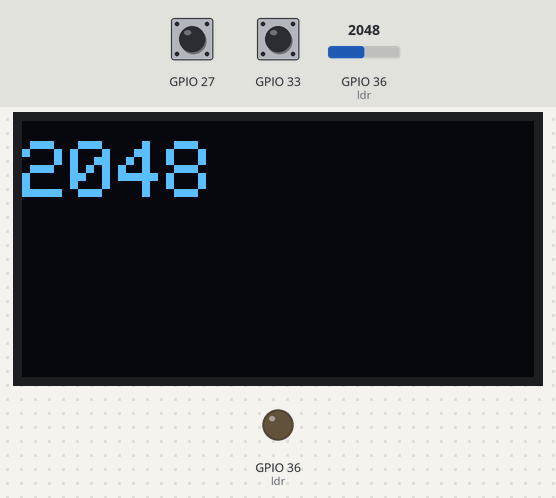
A sketch run on a simulated ESP32. On the bench: 128×64 one-colour display, output pins drawn as LEDs (lit = HIGH). The test bench sets the inputs (shaded band); at power-on: GPIO 27 HIGH, GPIO 33 HIGH, GPIO 36 (ldr) = 2048.

Above: at 8.2 s.
8.3 s: GPIO 27 pulled LOW for 1 s
At 8.58 s:
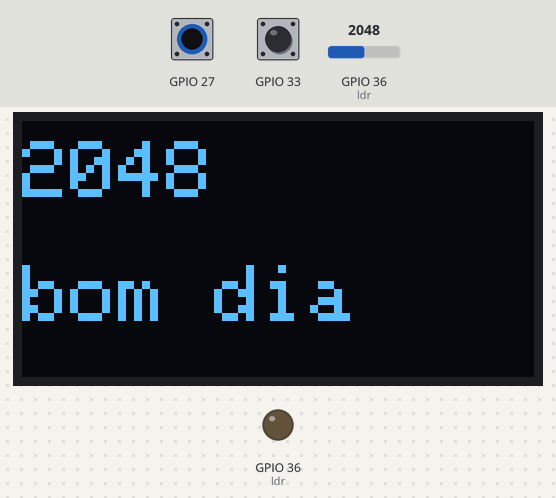
10.9 s: GPIO 33 pulled LOW for 3.2 s
At 11.15 s:
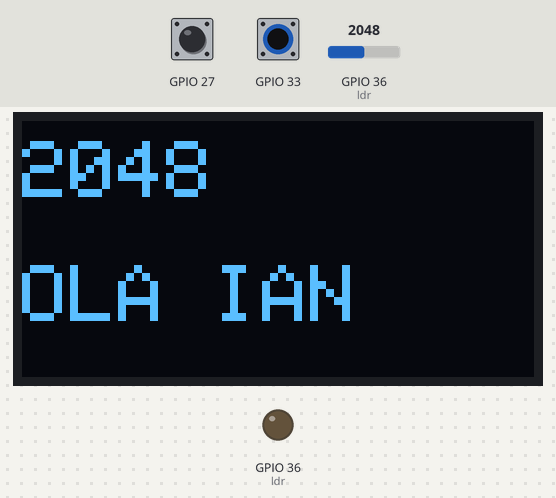
15.6 s: GPIO 36 (ldr) set to 2866
At 16.9 s:
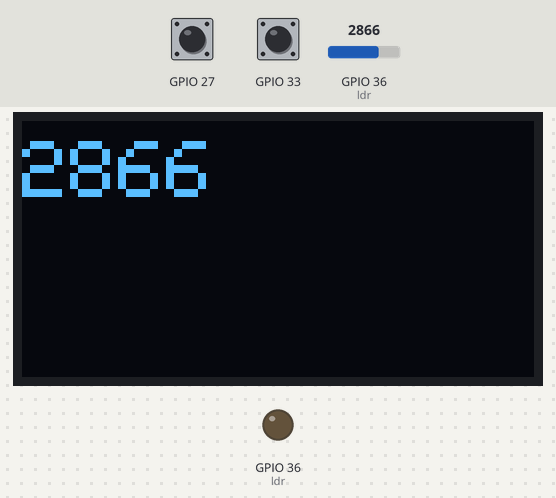
17.2 s: GPIO 27 pulled LOW for 0.15 s
At 17.34 s:
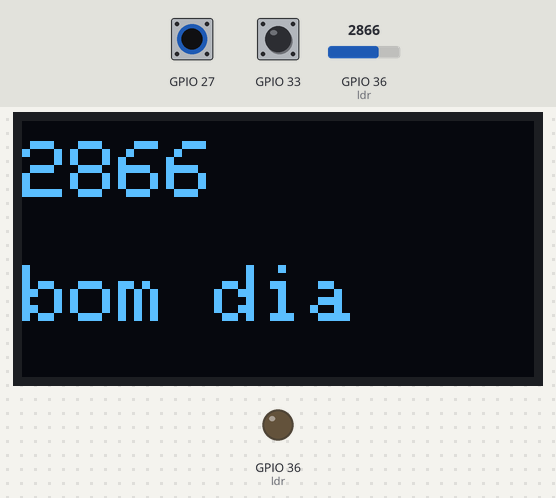
18.9 s: GPIO 33 pulled LOW for 0.15 s
At 19.0 s:
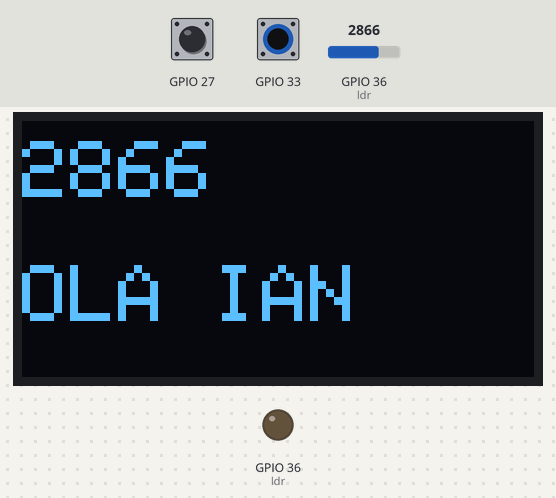
20.5 s: GPIO 36 (ldr) set to 3603
At 21.6 s:
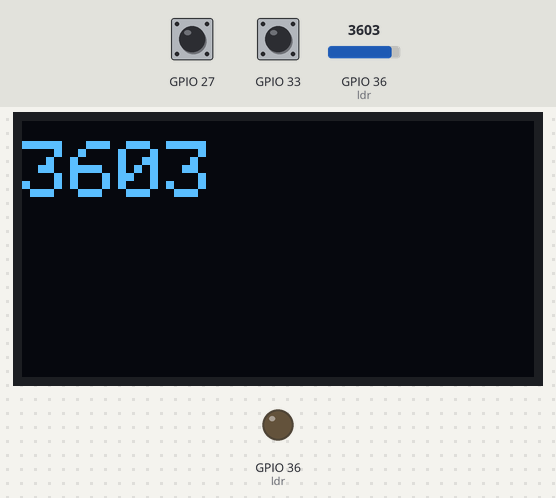
Timing chart, 0 to 23.2 s (numbered marks = the images above; inputs shaded):
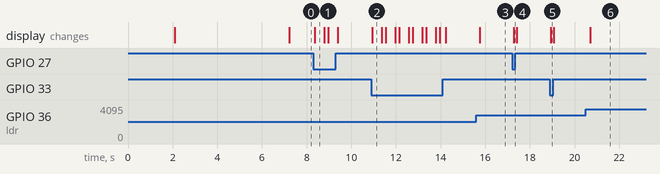

The sketch:

OLED.ino
```cpp
//include referente a display
#include <Wire.h>
#include <Adafruit_GFX.h>
#include <Adafruit_SSD1306.h>

// declaracao das variaveis a serem usadas
#define ldr 36
int valor_ldr;
int touch;
int touch2;

//declarações para o display
#define SCREEN_WIDTH 128 // OLED display width, in pixels
#define SCREEN_HEIGHT 64 // OLED display height, in pixels
// Declaration for an SSD1306 display connected to I2C (SDA, SCL pins)
Adafruit_SSD1306 display(SCREEN_WIDTH, SCREEN_HEIGHT, &Wire, -1);

void setup() {
  Wire.begin(); //INICIALIZA A BIBLIOTECA WIRE
  display.begin(SSD1306_SWITCHCAPVCC, 0x3C);
  pinMode(ldr, OUTPUT);

  //Inicializa display
  if(!display.begin(SSD1306_SWITCHCAPVCC, 0x3C)) {
    Serial.println(F("SSD1306 allocation failed"));
    for(;;);
  }
  delay(2000);

  display.clearDisplay();
  display.setTextSize(1); // Fonte do texto
  display.setTextColor(WHITE); // Cor do texto
  display.setCursor(64, 10);  // Posiciona o cursor
  display.println("ola "); // Imprime mensagem
  display.display();
  display.clearDisplay(); //limpa display
  display.setTextSize(2); // Fonte do texto
  delay(5000);

}

void loop() {
  // leitura do LDR
  valor_ldr = analogRead(ldr);

  // escrita no display
  display.clearDisplay(); //limpa display
  delay(100);
  display.setCursor(0, 5);  // Posiciona o cursor
  display.println(valor_ldr); // Imprime valor
  display.display();

  // leitura do sensor capacitivo
  touch=touchRead(33);
  touch2=touchRead(27);

    if(touch<25){
      display.setCursor(0, 36);
      display.println("OLA IAN"); // Imprime valor
      display.display();

    }
    if(touch2<25){
      display.setCursor(0, 36);
      display.println("bom dia"); // Imprime valor
      display.display();


    }
}
```

Measured:
- after the input at 8.3 s, the display: changes after 0.07 s (image 1)
- after the input at 10.9 s, the display: changes at once (image 2)
- after the input at 15.6 s, the display: changes after 0.15 s (image 3)
- after the input at 17.2 s, the display: changes after 0.08 s (image 4)
- after the input at 18.9 s, the display: changes at once (image 5)
- after the input at 20.5 s, the display: changes after 0.21 s (image 6)
- what the display in image 1 shows lasts 0.4 s, from 8.4 s to 8.8 s
